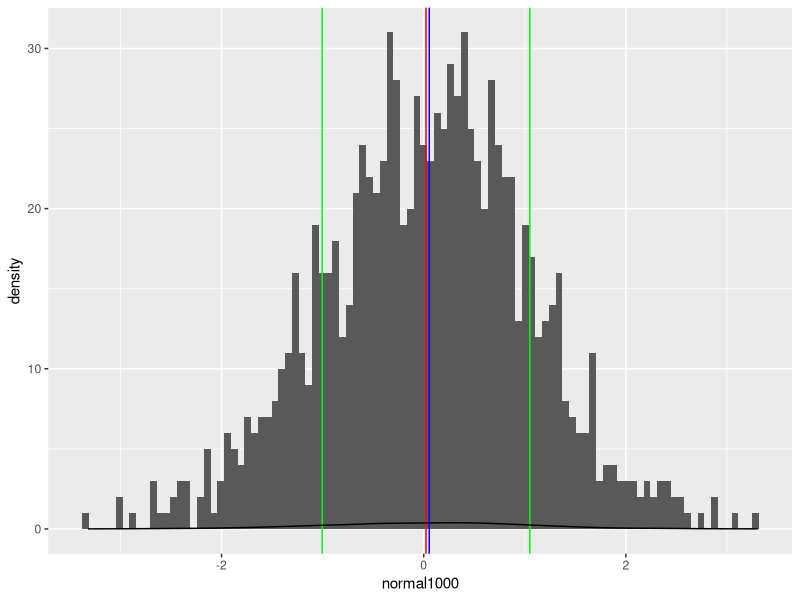
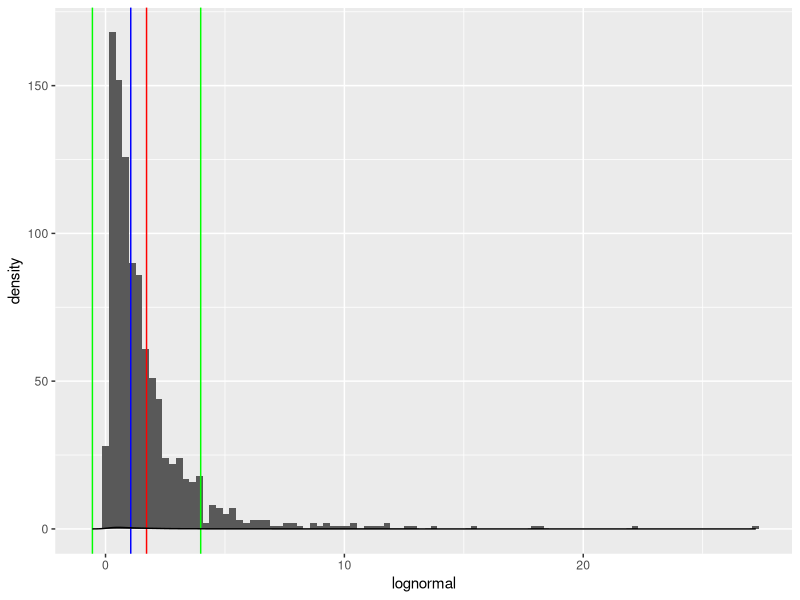
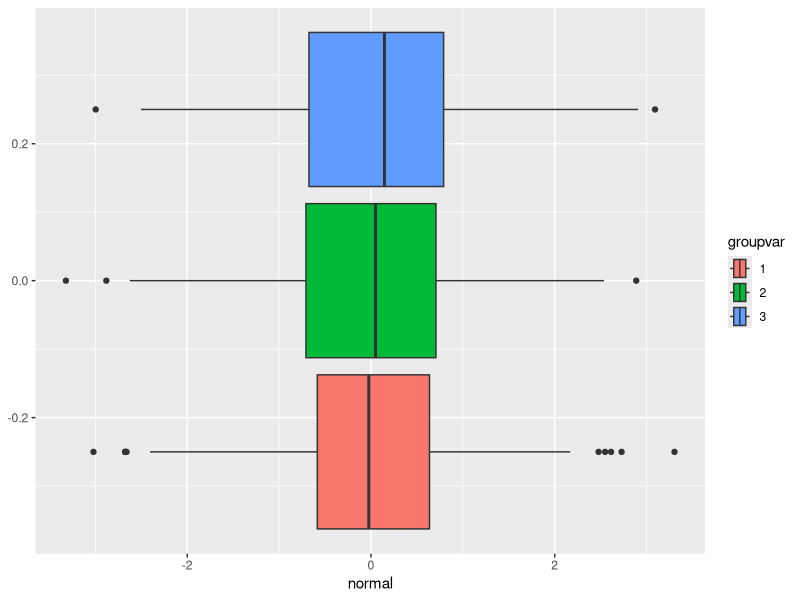
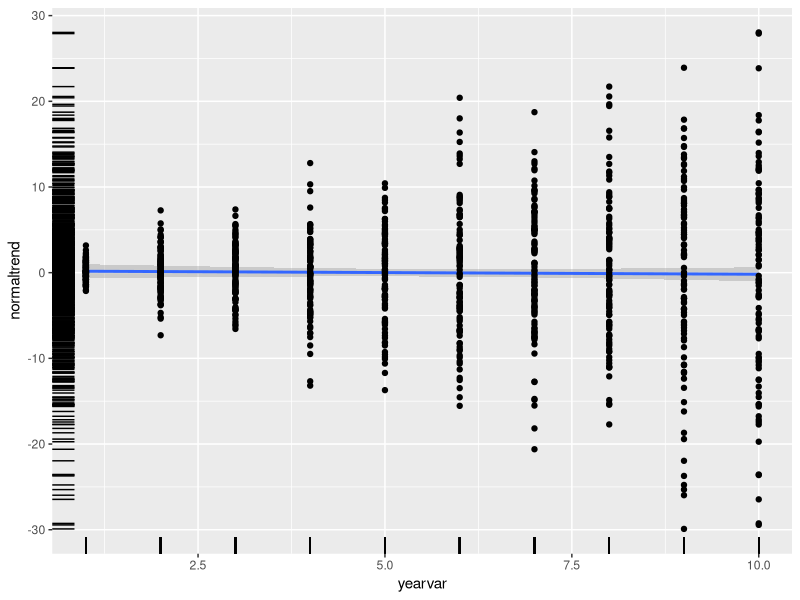

Generate these figures, in order, with R:
## ---- chunk 1
#| label: fig-normal
#| echo: false
#| fig-cap: A normal distribution

library(ggplot2)
library(tidyverse)


set.seed(100)

normal10 <- rnorm(n = 10, mean = 0, sd = 1)
normal100 <- rnorm(n = 100, mean = 0, sd = 1)
normal1000 <- rnorm(n=1000,mean=0, sd = 1)

uniform <- runif(n = 100, min = -2, max = 2)
uniformskew <- runif(n = 100, min = 2, max = 10)
lognormal <- exp(normal1000)



meanlogn <- summary(lognormal)[4]
medianlogn <- summary(lognormal)[3]
sdlogn <- sd(lognormal)
sdpluslogn <- meanlogn + sdlogn
sdminuslogn <- meanlogn - sdlogn

normal <- normal1000
meann <- summary(normal1000)[4]
mediann <- summary(normal1000)[3]
sdn <- sd(normal1000)
sdplusn <- meann + sdn
sdminusn <- meann - sdn
groupvar <- c(rep(1,333),rep(2,333),rep(3,334))
yearvar <- c(rep(1:10,100))
normaltrend <- normal1000*1.1*yearvar
             

distributions <- as_tibble(cbind(normal10,normal100,normal1000,uniform,lognormal,yearvar,normaltrend))

distributions$groupvar <- as.factor(groupvar)

ggplot(distributions, aes(x=normal1000)) + geom_histogram(bins=100) + geom_vline(xintercept=meann,color="red") + geom_vline(xintercept=mediann,color="blue") +
geom_vline(xintercept=sdplusn,color="green") +  
geom_vline(xintercept=sdminusn,color="green") +
  geom_density(alpha = .9)

## ---- chunk 2
#| label: fig-lognormal
#| echo: false
#| fig-cap: A log-normal distribution

ggplot(distributions, aes(x=lognormal)) + geom_histogram(bins=100) + geom_vline(xintercept=meanlogn, color="red") + geom_vline(xintercept=medianlogn,color="blue") +
geom_vline(xintercept=sdpluslogn,color="green") +  
geom_vline(xintercept=sdminuslogn,color="green") +
  geom_density(alpha = .9)

## ---- chunk 3

paste("Normal Distribution")
summary(normal)
paste("SD:", round(sd(normal),3))

paste("Log-Normal Distribution")
summary(lognormal)
paste("SD:", round(sd(lognormal),3))

## ---- chunk 4

ggplot(data=distributions,aes(x=normal,fill=groupvar))+geom_boxplot()

## ---- chunk 5

ggplot(data=distributions,aes(x=yearvar,y=normaltrend))+geom_rug()+geom_smooth(method="lm", se=T)+geom_point()

